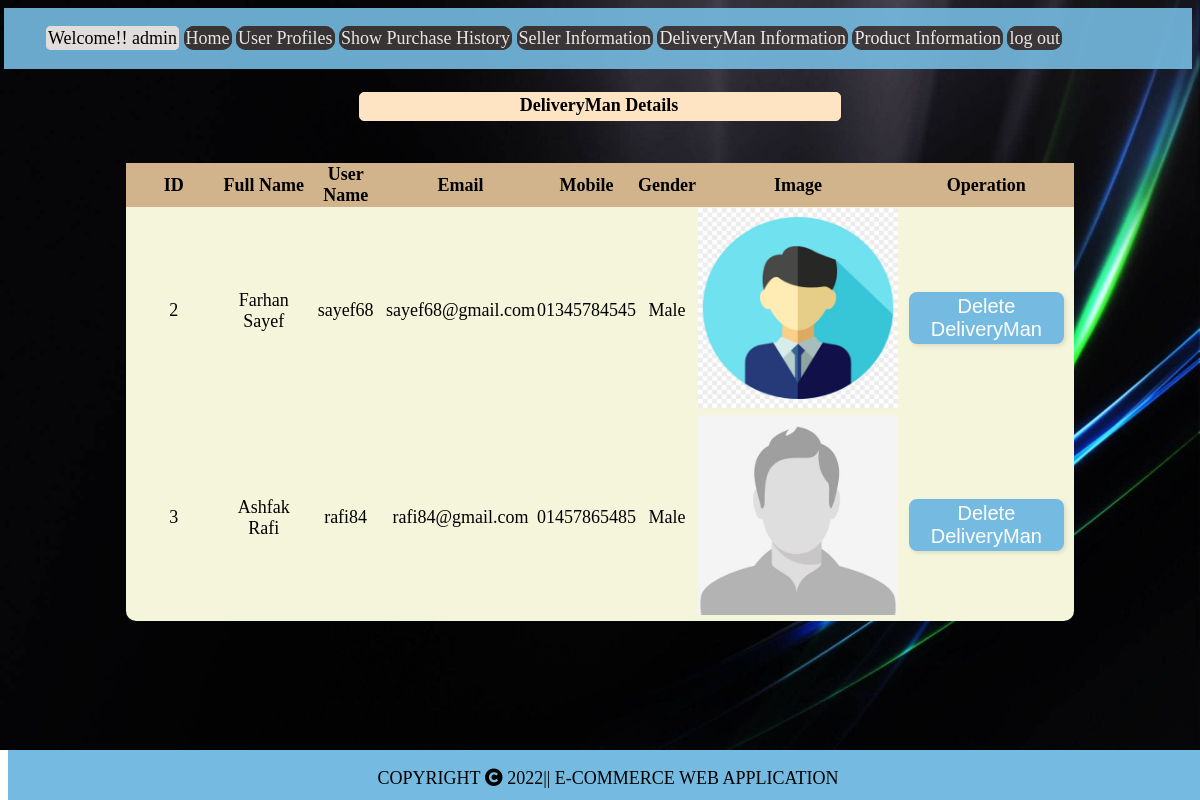
Page /view/display_deliveryman.php (signed in) on the committed database.
### tables this page shows
CREATE TABLE `dman` (
  `id` int(255) NOT NULL,
  `fullname` varchar(200) NOT NULL,
  `username` varchar(20) NOT NULL,
  `email` varchar(20) NOT NULL,
  `mobile` varchar(20) NOT NULL,
  `gender` varchar(20) NOT NULL,
  `image` varchar(200) NOT NULL,
  `password` varchar(250) NOT NULL
);

### view/display_deliveryman.php (the view, shortened to what this page needs)
<?php
include("../model/connection.php");
$link_address2 ='../controller/sellers_delete.php';
?>
<!DOCTYPE html>
<html>
    <head>
    <link
      rel="stylesheet"
      href="https://use.fontawesome.com/releases/v5.15.4/css/all.css"
    />
    <link rel="stylesheet" href="../view/css/displayusers.css">
    </head>
<body>
<?php include('admin_header.php');?>
<br>
<br>
<br>
<br>
<div>
    <span>DeliveryMan Details</span>
</div>
<br>
<br>
    <div class="container2">
        <table align="center" >
            <tr>
                <th style="width: 10%;">ID</th>
                <th>Full Name</th>
                <th>User Name</th>
                <th>Email</th>
                <th>Mobile</th>
                <th>Gender</th>
                <th>Image</th>
                <th>Operation</td>
            </tr>
            <?php
            $sql = "Select *from `dman` ";
            $result = mysqli_query($conn, $sql);
            if ($result) {
                while ($row = mysqli_fetch_assoc($result)) {
                    $id = $row['id'];
                    $fullname = $row['fullname'];
                    $username = $row['username'];
                    $email = $row['email'];
                    $mobile = $row['mobile'];
                    $gender = $row['gender'];
                    echo "<tr>
                    <td> {$id}</td>
                    <td> {$fullname}</td>
                    <td> {$username}</td>
                    <td> {$email}</td>
                    <td> {$mobile}</td>
                    <td> {$gender}</td>
                    <td><img src=../view/images/$row[image]></td>
                    <td>
                    <button><a href='$link_address2?delete_id=".$id."'>Delete DeliveryMan</a></button>
                    </td>
                    </tr>";
                }
            }
            ?>
        </table>
        <br>
        <br><br><br>
        </div>
        <?php include('../view/footer.php');?>
</body>
</html>

### view/css/displayusers.css (style rules this page uses)
body { background-image: url("../images/bg.jpg"); background-repeat: no-repeat; background-size: cover; }
img { height: 200px; width: 200px; }
a { text-decoration: none; }
table { width: 80%; background-color: beige; border-collapse: collapse; font-size: 18px; border-radius: 10px; padding-top: 30px; font-family: cursive; }
th { text-align: center; background-color: tan; }
td { text-align: center; }
button { margin-top: 15px; width: 90%; height: 45%; display: flex; justify-content: center; background-color: #75bbe1; border: 2px solid #75bbe1; border-radius: 8px; color: black; font-size: 20px; cursor: pointer; box-shadow: 2px 2px 4px rgba(0, 0, 0, 0.1); transition: all 0.1s ease; margin-left: auto; margin-right: auto; }
span { background-color: bisque; border: 1px solid bisque; border-radius: 5px; display: block; text-align: center; width: 40%; font-size: 18px; font-weight: 700; margin-left: auto; margin-right: auto; padding: 2px 4px 4px 2px; font-family: cursive; }

### view/css/header.css (style rules this page uses)
body { font-size: 18px; font-family: cursive; }
a { color: white; }

### rows in the picture
dman: id "2", fullname "Farhan Sayef", username "sayef68", email "sayef68@gmail.com", mobile "01345784545", gender "Male", image (picture)
dman: id "3", fullname "Ashfak Rafi", username "rafi84", email "rafi84@gmail.com", mobile "01457865485", gender "Male", image (picture)

### other values in the picture
$_SESSION['user'] "admin"
